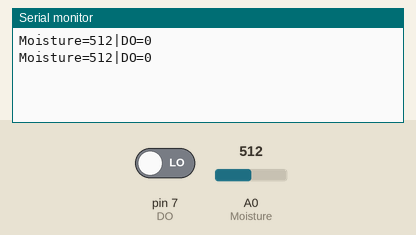
Recording of a sketch running on a simulated Arduino Uno, built with avr-gcc and run on an emulated ATmega328P. Parts: the last lines printed to the serial monitor. The inputs (shaded band) are chosen by the test bench; at power-on: A0 (Moisture) = 512, pin 7 (DO) LOW.

Above: at 1.8 s.
1.9 s: A0 (Moisture) set to 716
At 2.8 s:
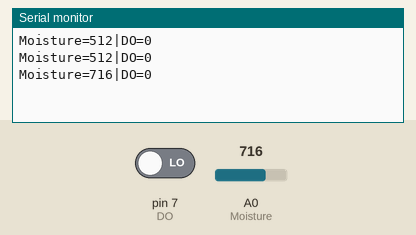
3.4 s: pin 7 (DO) driven HIGH
At 4.4 s:
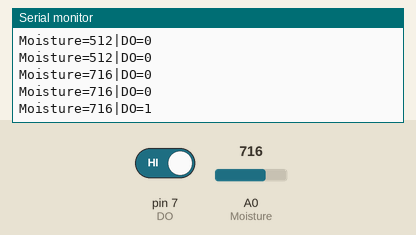
4.9 s: A0 (Moisture) set to 900
At 5.8 s:
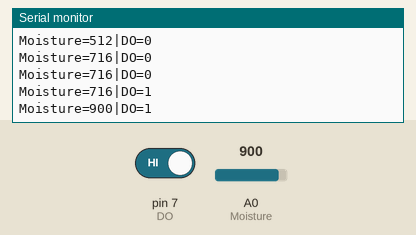
6.4 s: pin 7 (DO) driven LOW
At 7.8 s:
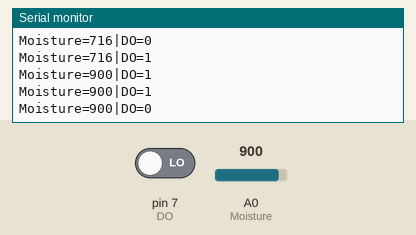
Timing chart, 0 to 8.9 s (numbered marks = the images above; inputs shaded):
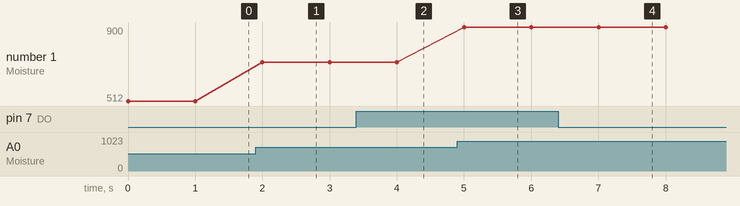

Measured:
- after the input at 1.9 s, the serial monitor: prints a new line after 0.10 s (image 1)
- after the input at 3.4 s, the serial monitor: prints a new line after 0.60 s (image 2)
- after the input at 4.9 s, the serial monitor: prints a new line after 0.10 s (image 3)
- after the input at 6.4 s, the serial monitor: prints a new line after 0.60 s (image 4)
- plotted number 1: 512 → 716 after the input at 1.9 s, 716 → 900 after the input at 4.9 s

The sketch:

waterme.ino
```cpp
#define Moisture A0 //The definition of AO pin IO-A0
#define DO 7        //The definition of DO pin IO-7

void setup() {
  pinMode(Moisture, INPUT);//Define A0 as input mode
  pinMode(DO, INPUT);
  Serial.begin(9600);
}

void loop() {
  //Returns the serial measurement data
  Serial.print("Moisture=");
  Serial.print(analogRead(Moisture));//Numerical read AO
  Serial.print("|DO=");
  Serial.println(digitalRead(DO));//Numerical read DO
  delay(1000);
}
```
